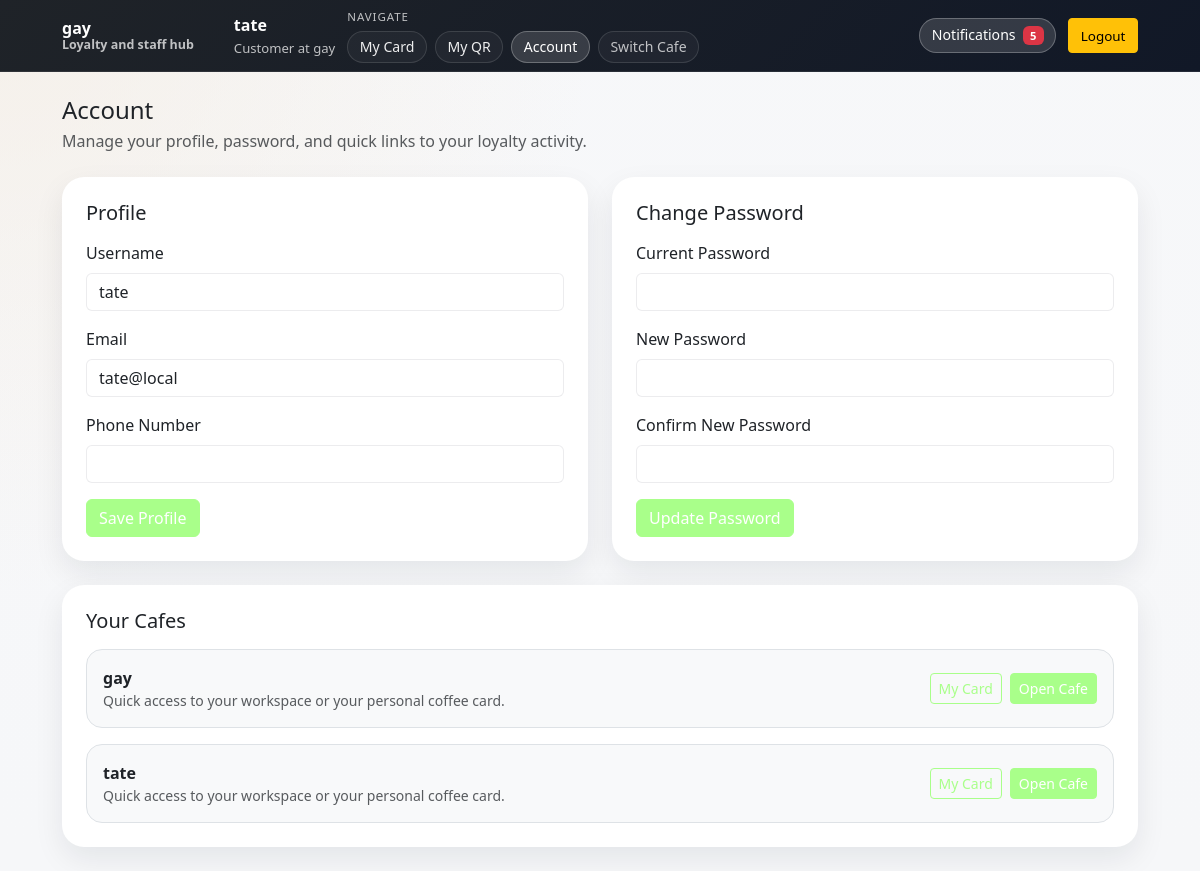
/account (signed in), run on the app's committed database.
### models.py (models this page shows)
class Cafe(db.Model):
    __tablename__ = "cafes"
    id = db.Column(db.Integer, primary_key=True)
    name = db.Column(db.String(120), nullable=False)
    slug = db.Column(db.String(80), unique=True, nullable=False, index=True)
    is_active = db.Column(db.Boolean, nullable=False, default=True)
    created_at = db.Column(db.DateTime, nullable=False, default=datetime.utcnow)
    logo_url = db.Column(db.String(500), nullable=True)
    accent_color = db.Column(db.String(20), nullable=False, default="#6f4e37")
    secondary_color = db.Column(db.String(20), nullable=False, default="#f5ede3")
    theme_mode = db.Column(db.String(20), nullable=False, default="light")   # light | dark | coffee | modern
    card_style = db.Column(db.String(20), nullable=False, default="rounded") # rounded | minimal | bold
    settings = db.relationship(
        "CafeSettings",
        back_populates="cafe",
        uselist=False,
        cascade="all, delete-orphan",
    )
    members = db.relationship(
        "CafeMember",
        back_populates="cafe",
        cascade="all, delete-orphan",
    )
    loyalty_cards = db.relationship(
        "LoyaltyCard",
        back_populates="cafe",
        cascade="all, delete-orphan",
    )
    activity_logs = db.relationship(
        "ActivityLog",
        back_populates="cafe",
        cascade="all, delete-orphan",
    )
    invites = db.relationship(
        "StaffInvite",
        back_populates="cafe",
        cascade="all, delete-orphan",
    )
    reward_tiers = db.relationship(
        "RewardTier",
        back_populates="cafe",
        cascade="all, delete-orphan",
        order_by="RewardTier.points_required.asc()",
    )

class User(db.Model):
    __tablename__ = "users"
    id = db.Column(db.Integer, primary_key=True)
    username = db.Column(db.String(40), unique=True, nullable=False, index=True)
    email = db.Column(db.String(255), unique=True, nullable=False, index=True)
    password_hash = db.Column(db.String(255), nullable=False)
    is_active = db.Column(db.Boolean, nullable=False, default=True)
    is_global_admin = db.Column(db.Boolean, nullable=False, default=False)
    qr_token = db.Column(
        db.String(64),
        unique=True,
        nullable=False,
        default=lambda: secrets.token_urlsafe(32),
    )
    created_at = db.Column(db.DateTime, nullable=False, default=datetime.utcnow)
    memberships = db.relationship(
        "CafeMember",
        back_populates="user",
        cascade="all, delete-orphan",
    )
    loyalty_cards = db.relationship(
        "LoyaltyCard",
        back_populates="user",
        cascade="all, delete-orphan",
    )
    notifications = db.relationship(
        "Notification",
        back_populates="user",
        cascade="all, delete-orphan",
    )
    password_reset_tokens = db.relationship(
        "PasswordResetToken",
        back_populates="user",
        cascade="all, delete-orphan",
    )
    activity_as_actor = db.relationship(
        "ActivityLog",
        foreign_keys="ActivityLog.actor_user_id",
        back_populates="actor_user",
        cascade="all, delete-orphan",
    )
    activity_as_target = db.relationship(
        "ActivityLog",
        foreign_keys="ActivityLog.target_user_id",
        back_populates="target_user",
        cascade="all, delete-orphan",
    )

### app.py (the view)
    @app.get("/account")
    @require_login
    def account():
        u = current_user()
        cafes = cafes_accessible_to_user(u)
        contact = get_user_contact(u.id)
        return render_template("account.html", cafes=cafes, contact=contact)

### app.py (called while the page is built, shortened)
def ensure_global_settings() -> GlobalSettings:
    settings = db.session.get(GlobalSettings, 1)
    if settings:
        return settings
    settings = GlobalSettings(id=1)
    db.session.add(settings)
    db.session.commit()
    return settings

def ensure_email_settings() -> EmailSettings:
    settings = db.session.get(EmailSettings, 1)
    if settings:
        return settings

def get_user_contact(user_id: int) -> UserContact | None:
    return UserContact.query.filter_by(user_id=user_id).first()

### templates/account.html (shortened to what this page needs)
{% extends "base.html" %}
{% block content %}
<div class="mb-4">
  <h1 class="h4 mb-1">Account</h1>
  <p class="text-muted mb-0">Manage your profile, password, and quick links to your loyalty activity.</p>
</div>
<div class="row g-4">
  <div class="col-lg-6">
    <div class="card shadow-sm border-0">
      <div class="card-body p-4">
        <h2 class="h5 mb-3">Profile</h2>
        <form method="post" action="{{ url_for('account_update_profile') }}">
          <div class="mb-3">
            <label class="form-label">Username</label>
            <input class="form-control" name="username" value="{{ me.username }}" required>
          </div>
          <div class="mb-3">
            <label class="form-label">Email</label>
            <input class="form-control" name="email" type="email" value="{{ me.email }}" required>
          </div>
          <div class="mb-3">
            <label class="form-label">Phone Number</label>
            <input class="form-control" name="phone_number" type="tel" value="{{ contact.phone_number if contact else '' }}">
          </div>
          <button class="btn btn-primary" type="submit">Save Profile</button>
        </form>
      </div>
    </div>
  </div>
  <div class="col-lg-6">
    <div class="card shadow-sm border-0">
      <div class="card-body p-4">
        <h2 class="h5 mb-3">Change Password</h2>
        <form method="post" action="{{ url_for('account_change_password') }}">
          <div class="mb-3">
            <label class="form-label">Current Password</label>
            <input class="form-control" name="current_password" type="password" required>
          </div>
          <div class="mb-3">
            <label class="form-label">New Password</label>
            <input class="form-control" name="new_password" type="password" minlength="8" required>
          </div>
          <div class="mb-3">
            <label class="form-label">Confirm New Password</label>
            <input class="form-control" name="confirm_password" type="password" minlength="8" required>
          </div>
          <button class="btn btn-primary" type="submit">Update Password</button>
        </form>
      </div>
    </div>
  </div>
</div>
<div class="card shadow-sm border-0 mt-4">
  <div class="card-body p-4">
    <h2 class="h5 mb-3">Your Cafes</h2>
    {% if cafes %}
      <div class="d-flex flex-column gap-3">
        {% for cafe in cafes %}
          <div class="d-flex flex-wrap align-items-center justify-content-between gap-2 rounded-4 border p-3 bg-body-tertiary">
            <div>
              <div class="fw-semibold">{{ cafe.name }}</div>
              <div class="text-muted small">Quick access to your workspace or your personal coffee card.</div>
            </div>
            <div class="d-flex flex-wrap gap-2">
              <a class="btn btn-outline-primary btn-sm" href="{{ url_for('open_card', cafe_id=cafe.id) }}">My Card</a>
              <form method="post" action="{{ url_for('select_cafe_post') }}" class="m-0">
                <button class="btn btn-primary btn-sm" type="submit">Open Cafe</button>
              </form>
            </div>
          </div>
        {% endfor %}
      </div>
    {% else %}
      <p class="text-muted mb-0">No linked cafes yet.</p>
    {% endif %}
  </div>
</div>
{% endblock %}

### templates/base.html (shortened to what this page needs)
<!doctype html>
<html lang="en">
<head>
<link href="https://cdn.jsdelivr.net/npm/bootstrap@5.3.3/dist/css/bootstrap.min.css" rel="stylesheet">
</head>
<body class="theme-{{ active_cafe.theme_mode if active_cafe else 'light' }} card-{{ active_cafe.card_style if active_cafe else 'rounded' }}">
<nav class="navbar navbar-expand-lg navbar-dark sticky-top">
<div class="container main-container">
<a class="navbar-brand fw-semibold" href="{{ url_for('index') }}">
<span class="brand-copy">
<span class="brand-title">{{ active_cafe.name if active_cafe else (global_settings.site_name if global_settings else 'Coffee Loyalty') }}</span>
<span class="brand-subtitle">
{% if active_cafe %}
Loyalty and staff hub
{% else %}
Cafe rewards and team tools
{% endif %}
</span>
</span>
</a>
<div class="collapse navbar-collapse" id="navMenu">
<div class="nav-layout ms-lg-4">
{% if me %}
<div class="nav-cluster">
<div class="nav-status" aria-label="Current account">
<strong>{{ me.username }}</strong>
<span>
{% if me_is_admin %}
Global admin
{% elif me_membership %}
{{ me_membership.role|capitalize }} at {{ active_cafe.name if active_cafe else 'selected cafe' }}
{% elif active_cafe %}
Customer at {{ active_cafe.name }}
{% else %}
Signed in
{% endif %}
</span>
</div>
<div class="nav-stack" aria-label="Workspace navigation">
<div class="nav-group-label">Navigate</div>
<div class="nav-menu-group">
{% if active_cafe %}
<a class="nav-chip {% if request.endpoint in ['card', 'card_history', 'open_card'] %}active{% endif %}"
href="{{ url_for('open_card', cafe_id=active_cafe.id) }}"
aria-current="{% if request.endpoint in ['card', 'card_history'] %}page{% endif %}">
My Card
</a>
{% endif %}
{% if active_cafe %}
<a class="nav-chip {% if request.endpoint == 'my_qr' %}active{% endif %}"
href="{{ url_for('my_qr') }}"
aria-current="{% if request.endpoint == 'my_qr' %}page{% endif %}">
My QR
</a>
{% endif %}
<a class="nav-chip {% if request.endpoint == 'account' %}active{% endif %}"
href="{{ url_for('account') }}"
aria-current="{% if request.endpoint == 'account' %}page{% endif %}">
Account
</a>
<a class="nav-chip nav-chip-muted {% if request.endpoint == 'select_cafe' %}active{% endif %}"
href="{{ url_for('select_cafe') }}"
aria-current="{% if request.endpoint == 'select_cafe' %}page{% endif %}">
Switch Cafe
</a>
</div>
</div>
</div>
<div class="nav-cluster justify-content-lg-end">
<div class="dropdown">
<button class="nav-chip nav-dropdown-toggle {% if unread_notifications %}active{% endif %}"
type="button"
data-bs-toggle="dropdown"
aria-expanded="false"
aria-label="Notifications">
Notifications
{% if unread_notifications %}
<span class="badge bg-danger notification-badge">
{{ unread_notifications|length }}
</span>
{% endif %}
</button>
</div>
<form method="post"
action="{{ url_for('logout') }}"
class="m-0">
<button class="btn btn-warning btn-sm">Logout</button>
</form>
</div>
{% endif %}
</div>
</div>
</div>
</nav>
<main class="container main-container py-4" id="main-content" tabindex="-1">
{% block content %}{% endblock %}
</main>
</body>
</html>

### data on the page
Cafe: name "gay"
User: username "tate", email "tate@local"
Cafe: name "tate"

### other printed values
{{ unread_notifications|length }} "5"
